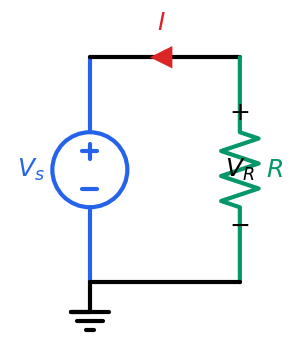

Source code (Python):
#!/usr/bin/env python3
"""
fig_01_ley_ohm_basico.py - Circuito básico para ilustrar Ley de Ohm
Genera: fig_01_ley_ohm_basico.svg, fig_01_ley_ohm_basico.png

Circuito: Fuente de voltaje + Resistor simple
Ilustra: V = IR
"""

import os
import sys

# Agregar tools al path
sys.path.insert(0, os.path.join(os.path.dirname(__file__), '..', '..', '..', '00-META', 'tools'))

import schemdraw
import schemdraw.elements as elm
from styles.style_config import apply_style, COLORS

# Aplicar estilo global
apply_style()

# Nombres de salida basados en el script
BASE_NAME = os.path.join(os.path.dirname(__file__), 
                         os.path.splitext(os.path.basename(__file__))[0])
OUTPUT_SVG = BASE_NAME + '.svg'
OUTPUT_PNG = BASE_NAME + '.png'

with schemdraw.Drawing(show=False) as d:
    d.config(unit=3, fontsize=12)
    
    # Fuente de voltaje
    d += (V := elm.SourceV().up().label('$V_s$').color(COLORS['primary']))
    d += elm.Line().right().length(2)
    
    # Resistor
    d += (R := elm.Resistor().down().label('$R$', loc='bottom').color(COLORS['secondary']))
    
    # Cerrar circuito
    d += elm.Line().left().length(2)
    
    # Tierra
    d += elm.Ground().at(V.start)
    
    # Flecha de corriente
    d += elm.CurrentLabelInline(direction='in').at(V.end).label('$I$').color(COLORS['accent'])
    
    # Marcador de voltaje en resistor
    d += elm.Gap().at(R.start).to(R.end).label(('+', '$V_R$', '−'))
    
    # Guardar en ambos formatos
    d.save(OUTPUT_SVG)
    d.save(OUTPUT_PNG, dpi=150)

print(f"✓ Generado: {OUTPUT_SVG}")
print(f"✓ Generado: {OUTPUT_PNG}")
